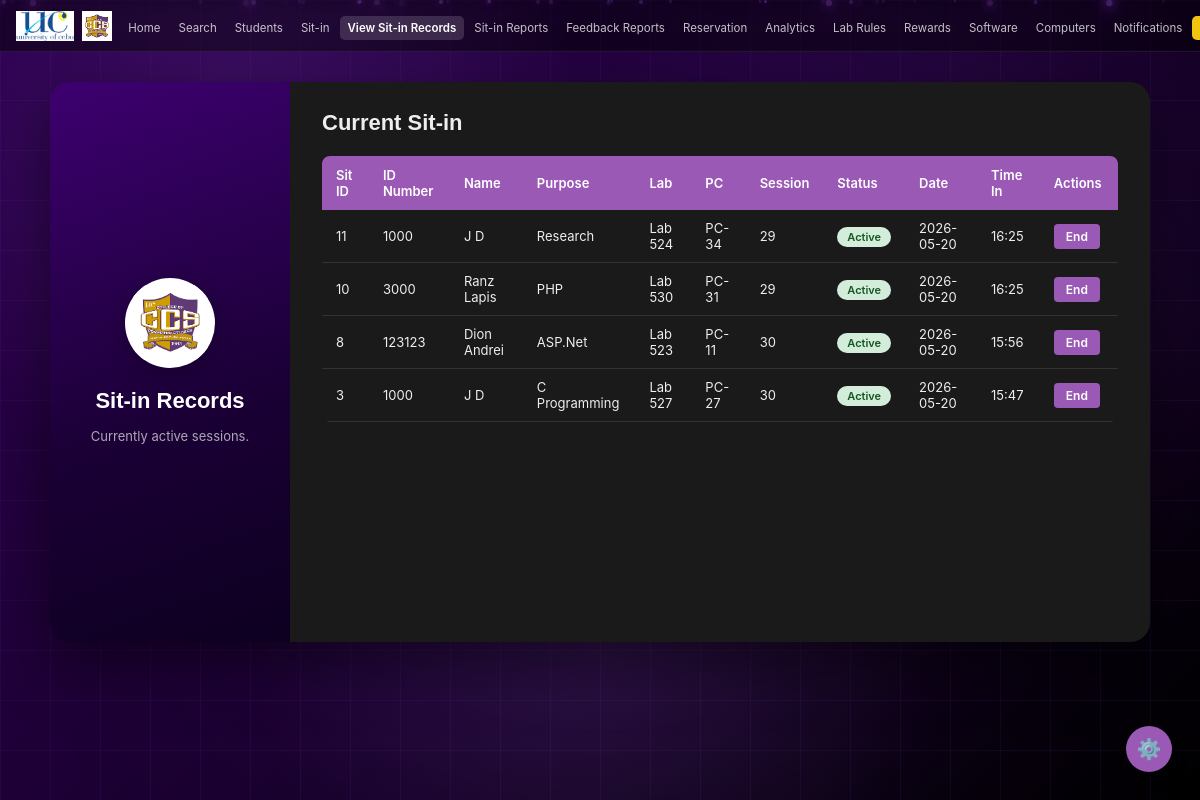
/admin/sitin/records (signed in), run on an earlier commit of the app's database.
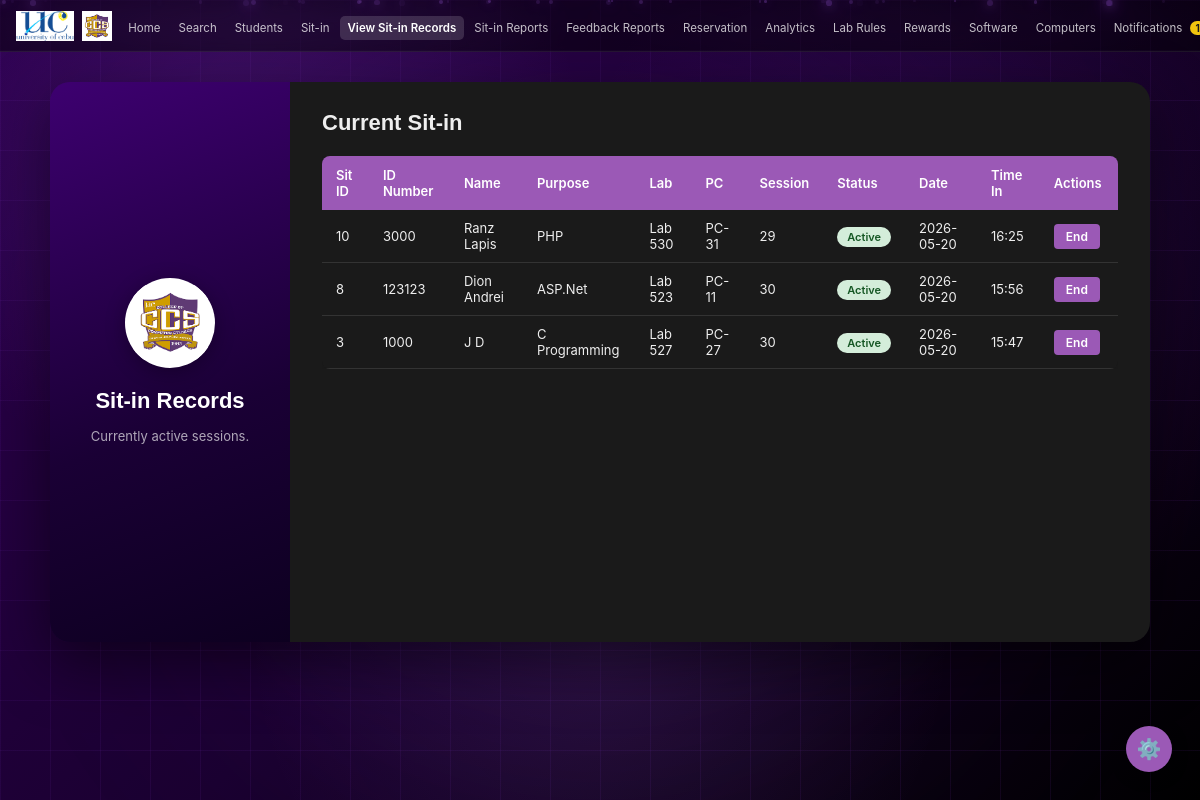
And on a later commit of the database.
### tables this page shows
CREATE TABLE sitin (
        id INTEGER PRIMARY KEY AUTOINCREMENT,
        idnum TEXT NOT NULL,
        name TEXT NOT NULL,
        purpose TEXT NOT NULL,
        lab TEXT NOT NULL,
        session INTEGER NOT NULL,
        date TEXT NOT NULL DEFAULT (DATE('now')),
        time_in TEXT,
        time_out TEXT,
        pc_id INTEGER
    );

CREATE TABLE computer_units (
        id INTEGER PRIMARY KEY AUTOINCREMENT,
        pc_number TEXT NOT NULL,
        lab_id INTEGER NOT NULL,
        status TEXT NOT NULL DEFAULT 'Available',
        FOREIGN KEY (lab_id) REFERENCES laboratory(id)
    );

### app.py (the view)
@app.route('/admin/sitin/records')
def admin_sitin_records():
    if not admin_required():
        return redirect(url_for('login'))
    conn = get_db()
    records = conn.execute('''
        SELECT s.*, cu.pc_number
        FROM sitin s
        LEFT JOIN computer_units cu ON s.pc_id = cu.id
        ORDER BY s.id DESC
    ''').fetchall()
    conn.close()
    return render_template('admin/sitin_records.html', records=records)

### app.py (called while the page is built, shortened)
def get_db():
    conn = sqlite3.connect(os.path.join(BASE_DIR, 'database.db'))
    conn.row_factory = sqlite3.Row
    return conn

@app.before_request
def csrf_protect():
    if 'csrf_token' not in session:
        session['csrf_token'] = secrets.token_hex(16)
    if request.method == "POST":
        token = session.get('csrf_token', '')
        form_token = request.form.get('csrf_token', '')
        if not token or token != form_token:
            flash('Invalid request. Please try again.', 'error')
            return redirect(request.url)

@app.context_processor
def inject_unread_count():
    if 'user_id' in session and session.get('role') == 'admin':
        conn = get_db()
        count = conn.execute('''
            SELECT COUNT(*) FROM notifications
            WHERE is_read = 0 AND idnum = ?
        ''', (session['user_idnum'],)).fetchone()[0]
        conn.close()
        return dict(unread_count=count)
    return dict(unread_count=0)

def admin_required():
    return 'user_id' in session and session.get('role') == 'admin'

### templates/admin/sitin_records.html (shortened to what the changed rows need)
<!DOCTYPE html>
<html lang="en" data-theme="dark">
<head>
  <link rel="stylesheet" href="{{ url_for('static', filename='style.css') }}">
</head>
<body>
  <nav>
    <ul class="nav-links">
      <li>
        <a href="{{ url_for('admin_notifications') }}" class="{{ 'active' if request.endpoint == 'admin_notifications' else '' }}">
          Notifications
          {% if unread_count > 0 %}<span class="notification-badge">{{ unread_count }}</span>{% endif %}
        </a>
      </li>
    </ul>
  </nav>
  <main class="admin-main">
    <div class="admin-split-card">
      <div class="split-left">
        <h2 class="split-title">Sit-in Records</h2>
      </div>
      <div class="split-right">
        <h2 class="form-title">Current Sit-in</h2>
        <div class="table-wrap">
          <table class="admin-table">
            <thead>
              <tr>
                <th>Sit ID</th>
                <th>ID Number</th>
                <th>Name</th>
                <th>Purpose</th>
                <th>Lab</th>
                <th>PC</th>
                <th>Session</th>
                <th>Status</th>
                <th>Date</th>
                <th>Time In</th>
                <th>Actions</th>
              </tr>
            </thead>
            <tbody>
              {% for r in records %}
              <tr>
                <td>{{ r['id'] }}</td>
                <td>{{ r['idnum'] }}</td>
                <td>{{ r['name'] }}</td>
                <td>{{ r['purpose'] }}</td>
                <td>{{ r['lab'] }}</td>
                <td>{{ r['pc_number'] if r['pc_number'] else '-' }}</td>
                <td>{{ r['session'] }}</td>
                <td><span class="badge badge-active">Active</span></td>
                <td>{{ r['date'] }}</td>
                <td>{{ r['time_in'] or '-' }}</td>
                <td>
                  <a href="{{ url_for('end_sitin', record_id=r['id']) }}" class="btn-edit" onclick="return confirm('End this session?')">End</a>
                </td>
              </tr>
              {% else %}
              <tr><td colspan="11" class="no-data">No active sit-in sessions.</td></tr>
              {% endfor %}
            </tbody>
          </table>
        </div>
      </div>
    </div>
  </main>
</body>
</html>

What changed in the data, as far as the page shows it:
removed sitin: id "11", idnum "1000", name "J D", purpose "Research", lab "Lab 524", pc_number "PC-34", session "29", date "2026-05-20", time_in "16:25"
Also different on the page:
{{ unread_count }}: (not shown) → "1"
